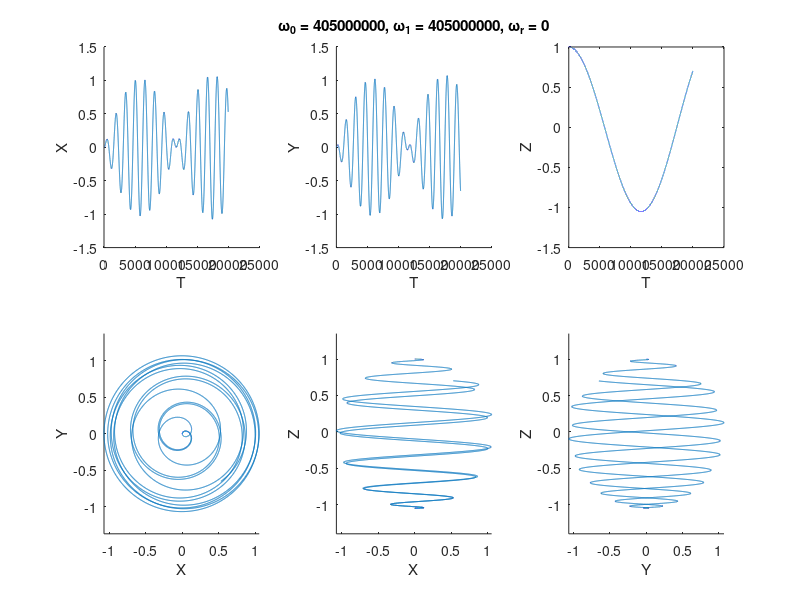
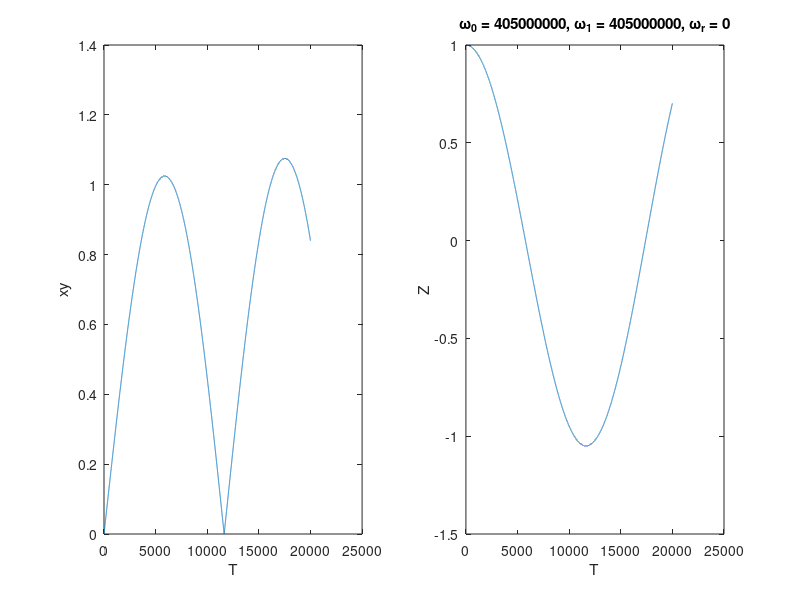

These figures' MATLAB source, in order:
clear
I=20000; %time steps to simulate
dt = 1e-11; % s per timestep

gamma=2.7e8;

B1 = 0.1; %T
B0 = 1.5; %T

omega_a = B1*gamma; %strength of B1 field
omega0 = B0*gamma; %strength of B0 field
factor = 1.00;				%Factor for altering the RF frequency (1.00, 1.01
omega1 = omega0*factor; 		%RF frequency, mathcing the Larmor frequency
omegaR = 0; %rotating frame-of-reference frequency


M(:,1) = [0 0 1]; %Initialize M at time t=1

for i=1:I
    B(1)= B1*cos((omega1-omegaR)*(i*dt));
    B(2)= -B1*sin((omega1-omegaR)*(i*dt));
    B(3)= B0-omegaR/gamma;
    dMdT(:,i) = gamma * cross(M(:,i),B)*dt;
    M(:,i+1) = M(:,i)+dMdT(:,i);
end

% Plot figure

figure
subplot(2,3,1)
plot(M(1,:),'-')
xlabel('T')
ylabel('X')
box off
subplot(2,3,2)
plot(M(2,:),'-')
xlabel('T')
ylabel('Y')
title(['\omega_0 = ',num2str(omega0),...
    ', \omega_1 = ',num2str(omega1),...
    ', \omega_r = ',num2str(omegaR)])
box off
subplot(2,3,3)
plot(M(3,:),'-')
xlabel('T')
ylabel('Z')

subplot(2,3,4)
plot(M(1,:),M(2,:),'-')
xlabel('X')
ylabel('Y')
axis equal
box off
subplot(2,3,5)
plot(M(1,:),M(3,:),'-')
xlabel('X')
ylabel('Z')
axis equal
box off
subplot(2,3,6)
plot(M(2,:),M(3,:),'-')
xlabel('Y')
ylabel('Z')
axis equal
box off


print('-depsc2','-painters','plot_1_9_b-c.eps')

%%
figure
subplot(1,2,1)
plot((M(1,:).^2+M(2,:).^2).^.5,'-')
xlabel('T')
ylabel('xy')
subplot(1,2,2)
plot(M(3,:),'-')
xlabel('T')
ylabel('Z')
title(['\omega_0 = ',num2str(omega0),...
    ', \omega_1 = ',num2str(omega1),...
    ', \omega_r = ',num2str(omegaR),...
    ])
return
%%
figure
plot3(M(1,:),M(2,:),M(3,:),'-')
xlabel('X')
ylabel('Y')
zlabel('Z')

%%
if 0
    %%
figure
for i=1:I
    plot3(M(1,1:i),M(2,1:i),M(3,1:i),'-')
    hold on
    plot3(M(1,i),M(2,i),M(3,i),'ok')
    plot3([M(1,1) M(1,i)],[M(2,1) M(2,i)],[M(3,1) M(3,i)],'-k')
    xlabel('X')
    ylabel('Y')
    zlabel('Z')
    pause(0.01)
    cla
end

end
